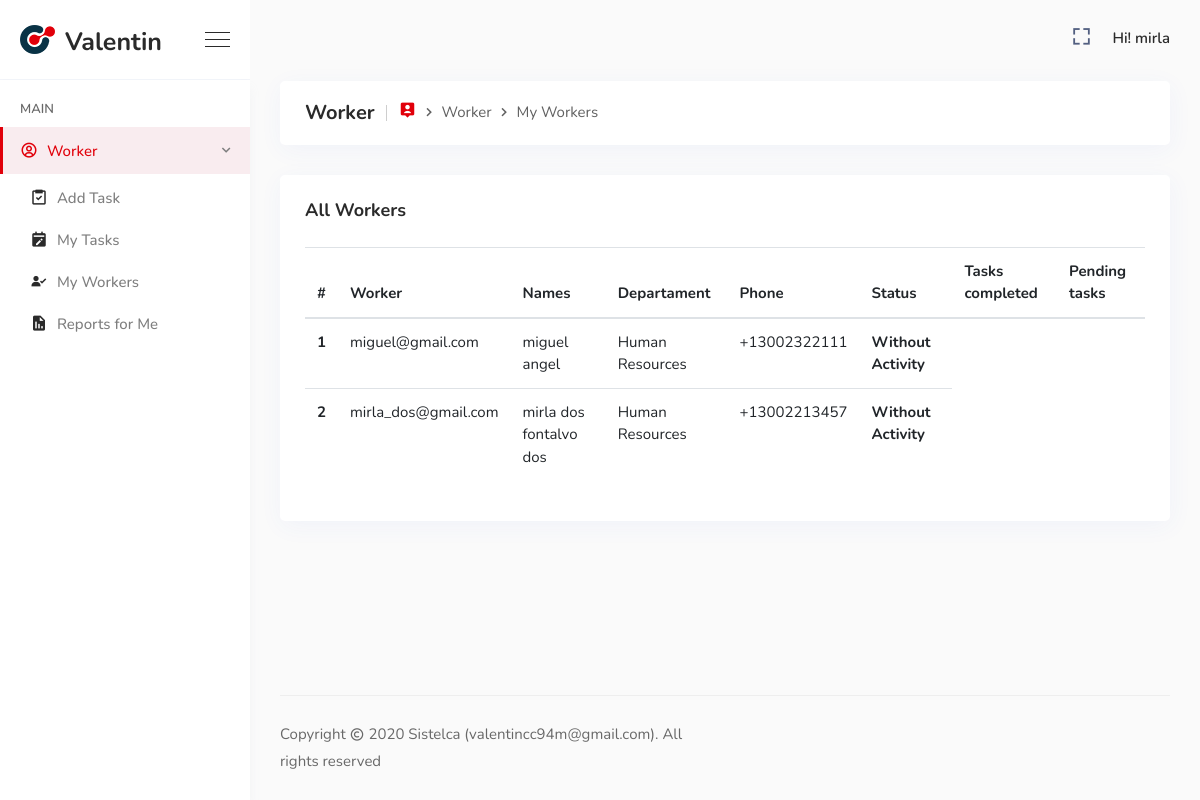
The page /manager/my_works/ (signed in) on the database its author committed.
### admins/models.py (models this page shows)
class User(AbstractUser):
    is_admins = models.BooleanField(default = False)
    is_manager = models.BooleanField(default = False)
    is_worker = models.BooleanField(default = False)
    email = models.EmailField(unique = True)
    def __str__(self):
        return self.email

### manager/models.py (models this page shows, shortened)
class Managers(models.Model):
    user = models.OneToOneField(User, on_delete=models.CASCADE, primary_key=True)
    profile_picture = models.ImageField(upload_to='avatar/manager/%Y/%m/%d', default='avatar/default.jpg',
                                 verbose_name='avatar', null=True, blank=True, validators=[validate_file_size])
    first_name = models.CharField(max_length=50)
    last_name = models.CharField(max_length=50)
    phone = PhoneField(blank=True)
    is_active = models.BooleanField(default = False)

class Departament(models.Model):
    name = models.CharField(max_length=50)
    responsible = models.OneToOneField(Managers, on_delete=models.CASCADE, primary_key=True)
    create_date = models.DateField(auto_now_add=True)
    def __str__(self):
        return self.name

### worker/models.py (models this page shows)
class Worker(models.Model):
    manager = models.ForeignKey(Managers, on_delete=models.CASCADE)
    departament = models.ForeignKey(Departament, on_delete=models.CASCADE)
    user = models.OneToOneField(User, on_delete=models.CASCADE, primary_key=True)
    is_active = models.BooleanField(default = False)
    profile_picture = models.ImageField(upload_to='avatar/worker/%Y/%m/%d', default='avatar/default.jpg',
                                 verbose_name='avatar', null=True, blank=True, validators=[validate_file_size])
    first_name = models.CharField(max_length=50)
    last_name = models.CharField(max_length=50)
    phone = PhoneField(blank=True)
    def __str__(self):
        return self.first_name + ' ' + self.last_name

### manager/views.py (the view)
# urls.py: path('my_works/', my_works, name='my_works'),
@login_required(redirect_field_name='/')
@user_passes_test(lambda u: u.is_manager, login_url='admins:dashboard')
def my_works(request):
    manager = Managers.objects.get(user=request.user)
    workers = Worker.objects.filter(manager=manager)
    return render(request, 'manager/workers.html', locals())

### templates/manager/workers.html (shortened to what this page needs)
{% extends "bases/base.html" %}
{% block content %}
<div class="breadcrumb-area">
    <h1>Worker</h1>
    <ol class="breadcrumb">
        <li class="item"><a href="{% url 'admins:dashboard' %}"><i class='bx bxs-user-pin'></i></a></li>
        <li class="item">Worker</li>
        <li class="item">My Workers</li>
    </ol>
</div>
<div class="card mb-30">
    <div class="card-header d-flex justify-content-between align-items-center">
        <h3>All Workers</h3>
    </div>
    <div class="card-body">
        <div class="table-responsive">
            <table class="table">
                <thead>
                    <tr>
                        <th scope="col">#</th>
                        <th scope="col">Worker</th>
                        <th scope="col">Names</th>
                        <th scope="col">Departament</th>
                        <th scope="col">Phone</th>
                        <th scope="col">Status</th>
                        <th scope="col">Tasks completed</th>
                        <th scope="col">Pending tasks</th>
                    </tr>
                </thead>
                <tbody>
                    {% for x in workers %}
                    <tr>
                        <th scope="row">{{ forloop.counter }} </th>
                        <td>{{ x.user }}</td>
                        <td>{{ x }}</td>
                        <td>{{ x.departament }}</td>
                        <td>{{ x.phone }}</td>
                        {% if x.is_active == True %}
                        <td>is Active</td>
                        {% else %}
                        <th>Without Activity</td>
                        {% endif %}
                    </tr>
                    {% endfor %}
                </tbody>
            </table>
        </div>
    </div>
</div>
{% endblock %}

### templates/bases/base.html (shortened to what this page needs)
{% load static %}
<!doctype html>
<html lang="zxx">
    <head>
        <link rel="stylesheet" href="{% static 'assets/css/vendors.min.css' %}">
        <link rel="stylesheet" href="{% static 'assets/css/style.css' %}">
        <link rel="stylesheet" href="{% static 'assets/css/responsive.css' %}">
    </head>
    <body>
        <div class="sidemenu-area">
            <div class="sidemenu-header">
                <a href="{% url 'admins:dashboard' %}" class="navbar-brand d-flex align-items-center">
                    <img src="{% static 'assets/img/small-logo.png' %}" alt="image">
                    <span>Valentin</span>
                </a>
                <div class="burger-menu d-none d-lg-block">
                    <span class="top-bar"></span>
                    <span class="middle-bar"></span>
                    <span class="bottom-bar"></span>
                </div>
            </div>
            <div class="sidemenu-body">
                <ul class="sidemenu-nav metisMenu h-100" id="sidemenu-nav" data-simplebar>
                    <li class="nav-item-title">
                        Main
                    </li>
                     {% if request.user.is_superuser %}
                    <li class="nav-item mm-active">
                        <a href="#" class="collapsed-nav-link nav-link" aria-expanded="false">
                            <span class="icon"><i class='bx bxs-user-pin'></i></span>
                            <span class="menu-title">Manager</span>
                            <span class="badge">{{ manager.count }}</span>
                        </a>
                        <ul class="sidemenu-nav-second-level">
                            <li class="nav-item">
                                <a href="{% url 'admins:create_manager' %}" class="nav-link">
                                    <span class="icon"><i class='bx bxs-plus-square'></i></span>
                                    <span class="menu-title">Add Manager</span>
                                </a>
                            </li>
                            <li class="nav-item">
                                <a href="{% url 'admins:list_manager' %}" class="nav-link">
                                    <span class="icon"><i class='bx bxs-group'></i></span>
                                    <span class="menu-title">List Manager</span>
                                </a>
                            </li>
                        </ul>
                    </li>
                    <li class="nav-item">
                        <a href="#" class="collapsed-nav-link nav-link" aria-expanded="false">
                            <span class="icon"><i class='bx bx-user-circle'></i></span>
                            <span class="menu-title">Worker</span>
                            <span class="badge">{{ worker.count }}</span>
                        </a>
                        <ul class="sidemenu-nav-second-level">
                            <li class="nav-item">
                                <a href="{% url 'admins:create_worker' %}" class="nav-link">
                                    <span class="icon"><i class='bx bx-plus-circle'></i></span>
                                    <span class="menu-title">Add Worker</span>
                                </a>
                            </li>
                            <li class="nav-item">
                                <a href="{% url 'admins:list_worker' %}" class="nav-link">
                                    <span class="icon"><i class='bx bx-group'></i></span>
                                    <span class="menu-title">List Worker</span>
                                </a>
                            </li>
                        </ul>
                    </li>
                    <li class="nav-item mm-active">
                        <a href="#" class="collapsed-nav-link nav-link" aria-expanded="false">
                            <span class="icon"><i class='bx bxs-buildings'></i></span>
                            <span class="menu-title">Departament</span>
                            <span class="badge">{{ departament.count }}</span>
                        </a>
                        <ul class="sidemenu-nav-second-level">
                            <li class="nav-item">
                                <a href="{% url 'admins:create_departament' %}" class="nav-link">
                                    <span class="icon"><i class='bx bxs-building'></i></span>
                                    <span class="menu-title">Add Departament</span>
                                </a>
                            </li>
                            <li class="nav-item">
                                <a href="{% url 'admins:list_departament' %}" class="nav-link">
                                    <span class="icon"><i class='bx bxs-badge-check'></i></span>
                                    <span class="menu-title">List Departament</span>
                                </a>
                            </li>
                        </ul>
                    </li>
                     {% elif request.user.is_manager %}
                      <li class="nav-item mm-active">
                        <a href="#" class="collapsed-nav-link nav-link" aria-expanded="false">
                            <span class="icon"><i class='bx bx-user-circle'></i></span>
                            <span class="menu-title">Worker</span>
                        </a>
                        <ul class="sidemenu-nav-second-level">
                            <li class="nav-item">
                                <a href="{% url 'manager:create_task' %}" class="nav-link">
                                    <span class="icon"><i class='bx bx-task'></i></span>
                                    <span class="menu-title">Add Task</span>
                                </a>
                            </li>
                            <li class="nav-item">
                                <a href="{% url 'manager:my_task' %}" class="nav-link">
                                    <span class="icon"><i class='bx bxs-calendar-edit'></i></span>
                                    <span class="menu-title">My Tasks</span>
                                </a>
                            </li>
                            <li class="nav-item">
                                <a href="{% url 'manager:my_works' %}" class="nav-link">
                                    <span class="icon"><i class='bx bxs-user-check'></i></span>
                                    <span class="menu-title">My Workers</span>
                                </a>
                            </li>
                            <li class="nav-item">
                                <a href="{% url 'manager:reports' %}" class="nav-link">
                                    <span class="icon"><i class='bx bxs-report'></i></span>
                                    <span class="menu-title">Reports for Me</span>
                                </a>
                            </li>
                        </ul>
                    </li>
                    {% endif %}
                </ul>
            </div>
        </div>
        <div class="main-content d-flex flex-column">
            <nav class="navbar top-navbar navbar-expand">
                <div class="collapse navbar-collapse" id="navbarSupportContent">
                    <ul class="navbar-nav right-nav align-items-center">
                        <li class="nav-item">
                            <a class="nav-link bx-fullscreen-btn" id="fullscreen-button">
                                <i class="bx bx-fullscreen"></i>
                            </a>
                        </li>
                        <li class="nav-item dropdown profile-nav-item">
                            <a href="#" class="nav-link dropdown-toggle" role="button" data-toggle="dropdown" aria-haspopup="true" aria-expanded="false">
                                <div class="menu-profile">
                                    {% if request.user.is_superuser %}
                                    <span class="name">Hi! {{ request.user }}</span>
                                    {% elif request.user.is_manager %}
                                    <span class="name">Hi! {{ request.user.managers.first_name }}</span>
                                    {% elif request.user.is_worker %}
                                    <span class="name">Hi! {{ request.user.worker.first_name }}</span>
                                    {% endif %}
                                </div>
                            </a>
                        </li>
                    </ul>
                </div>
            </nav>
            {% block content %}{% endblock %}
			<div class="flex-grow-1"></div>
            <footer class="footer-area">
                <div class="row align-items-center">
                    <div class="col-lg-6 col-sm-6 col-md-6">
                        <p>Copyright <i class='bx bx-copyright'></i> 2020 <a href="#">Sistelca (valentincc94m@gmail.com) </a>. All rights reserved</p>
                    </div>
                </div>
            </footer>
        </div>
    </body>
</html>

### rows shown on the page
User: user.managers.first_name "mirla"
Worker: user "miguel@gmail.com", first_name+last_name "miguel angel", departament "Human Resources", phone "+13002322111", is_active "Without Activity"
Worker: user "mirla_dos@gmail.com", first_name+last_name "mirla dos fontalvo dos", departament "Human Resources", phone "+13002213457", is_active "Without Activity"
